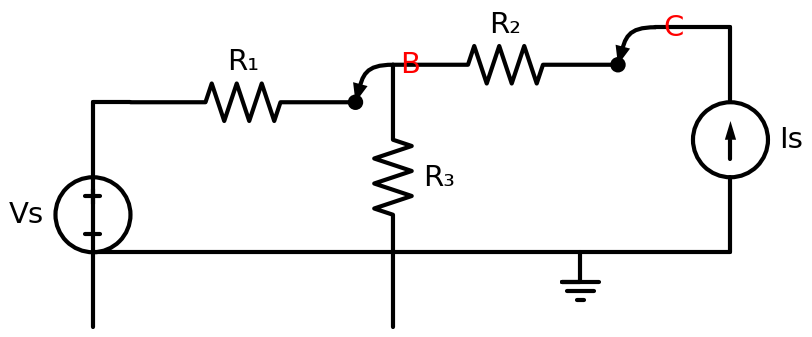

Write Python code to recreate this figure.
"""
Q1-V3: T-Network Circuit — DC Resistive Circuit
Vs on the left, R1 → Node B → R2 → Node C on top rail,
R3 vertical from Node B to ground, Is current source on right.
"""
import schemdraw
import schemdraw.elements as elm

with schemdraw.Drawing() as d:
    d.config(unit=3, fontsize=14, font='sans-serif')

    # Voltage source (left side)
    source = d.add(elm.SourceV().up().label('Vs', loc='top', ofst=0.15))

    # Top rail: R1
    d += elm.Line().right().length(0.5).at(source.end)
    d += elm.Resistor().right().label('R₁')

    # Node B junction
    nodeB = d.add(elm.Dot())
    d.add(elm.Annotate().at(nodeB.center).delta(0.5, 0.5).label('B', color='red', fontsize=14))

    # R3 vertical to ground from Node B (stem of T)
    d.push()
    d += elm.Resistor().down().label('R₃', loc='bottom', ofst=0.15)
    d += elm.Line().down().length(0.5)
    d.pop()

    # R2 horizontal continues to Node C
    d += elm.Resistor().right().label('R₂')

    # Node C junction
    nodeC = d.add(elm.Dot())
    d.add(elm.Annotate().at(nodeC.center).delta(0.5, 0.5).label('C', color='red', fontsize=14))

    # Current source on the right
    d += elm.Line().right().length(1)
    d += elm.SourceI().down().reverse().label('Is', loc='bottom', ofst=0.15)

    # Bottom return rail
    d += elm.Line().left().length(2)
    d += elm.Ground()
    d += elm.Line().left().tox(source.start)
    d += elm.Line().up().toy(source.start)

    d.save('q1_v3_t_network.svg')
